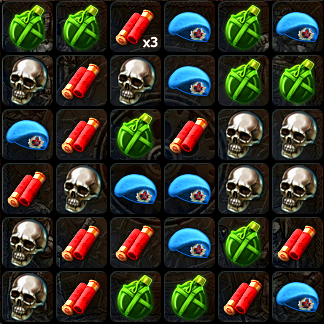
#> input picture resources/test_fields/field_0/image.PNG, 324 x 324 px
$ python -i prepare.py   (imports and definitions only)
#> lines starting #> are read from the running program, lines starting #| are printed output that depends on the picture
import enum
from pathlib import Path
from typing import Iterable, TextIO

from PIL import Image

import settings


IMAGE_FORMAT = "PNG"
MAPPING_FORMAT = "txt"
IMAGES_FOLDER = "resources"
TUNING_FIELDS_FOLDER = f"{IMAGES_FOLDER}/tuning_fields"
TEST_FIELDS_FOLDER = f"{IMAGES_FOLDER}/test_fields"

# количество ячеек в ширину и высоту
CELL_NUMBER = 6

Color = tuple[int, int, int, int]


class CellType(enum.Enum):
    EMPTY = "empty"
    SKULL = "skull"
    RED = "red"
    GREEN = "green"
    BLUE = "blue"

    # [21 lines left out: functions map, reverse_map, not called in this run]


class Cell:
    # level - уровень камня/ячейки [1:5]
    # [4 lines left out: function __init__, not called in this run]

    def __str__(self):
        return self.type.reverse_map(self.type)


class Field:
    def __init__(self, cells: list[list[Cell]]):
        self.cells = cells

    def __str__(self):
        string = '\n'.join([' '.join(map(str, line)).strip() for line in self.cells]).strip()
        return string


class FieldImageProcessor:
    type_colors: dict[CellType, Color]

    def __init__(self):
        type_colors = self.process_tuning_field_images()
        # name: (r, g, b, a)
        # name: средневзвешенный цвет
        self.type_colors = {
            cell_type: tuple(sum(component) // len(component) for component in type_color)
            for cell_type, type_color in type_colors.items()
        }

    # [12 lines left out: functions cast_mapping, get_color, not called in this run]

    @classmethod
    def process_tuning_field_images(cls) -> dict[CellType, tuple[list, list, list, list]]:
        """Настройка для распознавания типов ячеек."""

        # name: (r, g, b, a)
        # name: ([0, 1, 2, 3], (11, 12, 13, 14), (21, 22, 23, 24), (255, 255, 255, 255))
        type_colors = {
            CellType.EMPTY: ([], [], [], []),
            CellType.SKULL: ([], [], [], []),
            CellType.RED: ([], [], [], []),
            CellType.GREEN: ([], [], [], []),
            CellType.BLUE: ([], [], [], [])
        }

        # проход по всем полям, сохраненным в TUNING_FIELDS_FOLDER
        for field_path in get_tuning_field_folder_paths():
            field_image_path = f"{field_path}/image.{IMAGE_FORMAT}"
            field_mapping_path = f"{field_path}/mapping.{MAPPING_FORMAT}"
            with Image.open(field_image_path) as tuning_field_image, open(field_mapping_path) as tuning_field_mapping:
                # создание папок для хранения изображений ячеек и центров ячеек поля
                if settings.SAVE_TUNING_FIELD_IMAGE_CELLS:
                    cells_folder = f"{field_path}/cells"
                    cell_centers_folder = f"{field_path}/cell_centers"
                    Path(cells_folder).mkdir(parents = True, exist_ok = True)
                    Path(cell_centers_folder).mkdir(parents = True, exist_ok = True)

                tuning_field_image: Image.Image
                cell_width = tuning_field_image.width // CELL_NUMBER
                cell_height = tuning_field_image.height // CELL_NUMBER
                cell_center_offset_x = cell_width // 4
                cell_center_offset_y = cell_height // 4

                mapping = cls.cast_mapping(tuning_field_mapping)

                for h in range(6):
                    for w in range(6):
                        # нарезка поля на ячейки
                        cell_name = f"cell_{w}_{h}"
                        cell_image = tuning_field_image.crop(
                            (cell_width * w, cell_height * h, cell_width * (w + 1), cell_height * (h + 1))
                        )

                        # вырезка центра ячейки для лучшего определения цвета (фон поля мешает)
                        cell_center_image = cell_image.crop(
                            (
                                cell_center_offset_y,
                                cell_center_offset_x,
                                cell_width - cell_center_offset_x,
                                cell_height - cell_center_offset_y
                            )
                        )

                        # сохранение изображений ячеек при настройке распознавателя
                        if settings.SAVE_TUNING_FIELD_IMAGE_CELLS:
                            cell_image.save(f"{cells_folder}/{cell_name}.{IMAGE_FORMAT}")
                            cell_center_image.save(f"{cell_centers_folder}/{cell_name}.{IMAGE_FORMAT}")

                        # обновление минимальных и максимальных значений цветов
                        cell_type = CellType.map(mapping[h][w])
                        type_color = type_colors[cell_type]
                        cell_color = cls.get_color(cell_center_image)
                        # r, g, b, a
                        for component_number in range(4):
                            type_color[component_number].append(cell_color[component_number])
        return type_colors

    # [53 lines left out: functions test_field_processing, process_field_image, calculate_color_distances, define_cell_type, process_cell_image, not called in this run]


def get_test_field_folder_paths() -> Iterable[Path]:
    return Path(TEST_FIELDS_FOLDER).rglob(f"field_*")


def get_tuning_field_folder_paths() -> Iterable[Path]:
    return Path(TUNING_FIELDS_FOLDER).rglob(f"field_*")


# [10 lines not run here, left out]

>>> import cv2
>>> picture = cv2.imread('resources/test_fields/field_0/image.PNG', cv2.IMREAD_GRAYSCALE)
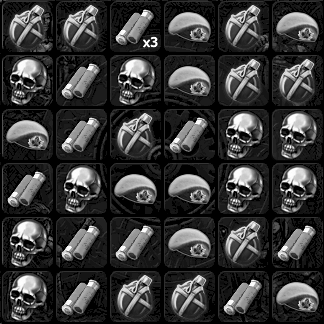
#> picture: shape (324, 324); min 0, max 255, mean 55.1
>>> result = FieldImageProcessor().process_field_image(picture)
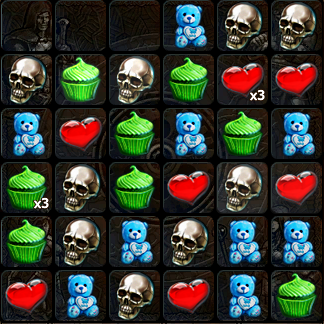
#> input picture resources/tuning_fields/field_0/image.PNG, 324 x 324 px
#> (the run stopped early here; a loop or call above may not have finished)
